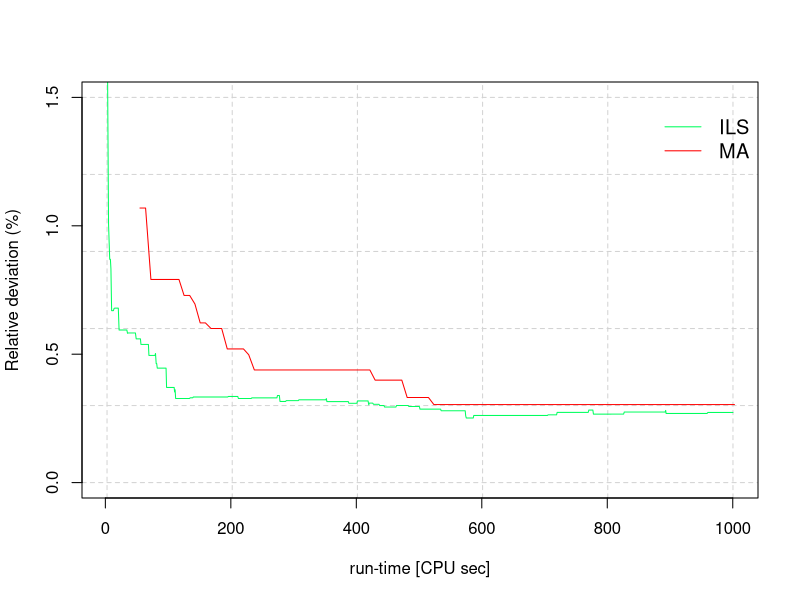

R code for this plot:
data1 <- read.csv("raw_results/runtimes/runtime_ILS_N-be75eec_150.csv")
data2 <- read.csv("raw_results/runtimes/runtime_meme_N-be75eec_150.csv")

best_cost <- 3482828
data1 <- cbind(data1,relative_deviation = ((best_cost - data1$Cost) / best_cost) * 100)
data2 <- cbind(data2,relative_deviation = ((best_cost - data2$Cost) / best_cost) * 100)



# Start the PNG device.
png(filename = "figures/runtime_plot.png", width = 800, height = 800)

# Plot the Cost vs Time for data1
plot(data1$Time, data1$relative_deviation, type = "l", col = "#00ff5e", 
    xlab = "run-time [CPU sec]",
    ylab = "Relative deviation (%)",
    ylim = c(0, 1.5),
    main = "",
    first.panel=grid(lty=2))
legend("topright", legend=c("ILS","MA"), lty=1, col=c("#00ff5e","#ff0000"), bty="n",inset = c(0, 0.05),cex=1.2)

# Add the Cost vs Time for data2 to the existing plot
lines(data2$Time, data2$relative_deviation, col = "#ff0000")




invisible(dev.off()) #close png